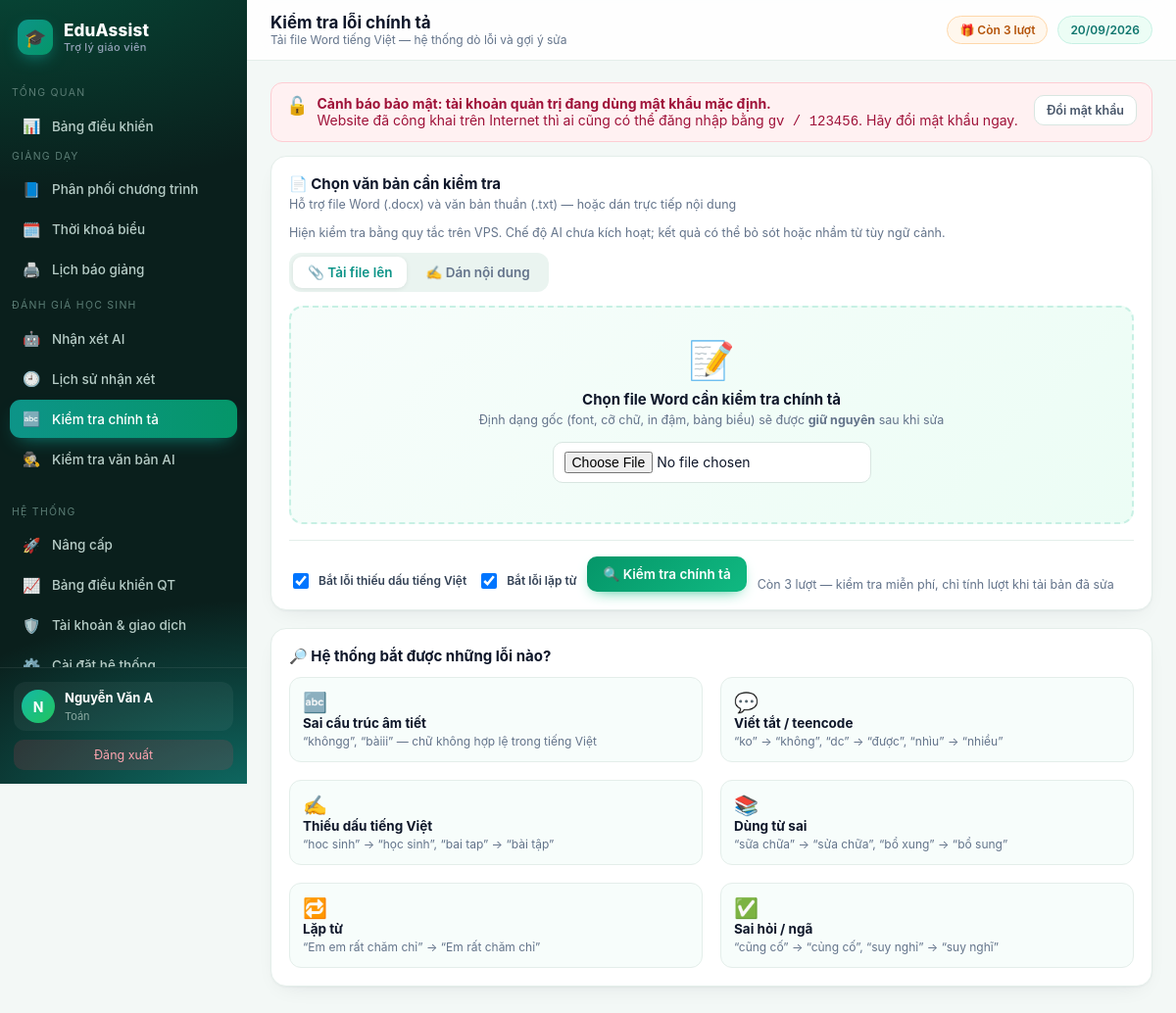
Screenshot of /chinh-ta (signed in) with the database file from the repository.
### tables this page shows
CREATE TABLE teacher(
  id INTEGER PRIMARY KEY AUTOINCREMENT,
  username TEXT UNIQUE NOT NULL,
  password TEXT NOT NULL,
  fullname TEXT,
  school TEXT,
  subject TEXT,
  role TEXT DEFAULT 'teacher',
  email TEXT,
  phone TEXT,                      -- so dien thoai nhan tin nhan ma kich hoat
  google_sub TEXT,
  avatar TEXT,
  used INTEGER DEFAULT 0,          -- so luot da dung
  bought INTEGER DEFAULT 0,        -- so luot mua them (goi le 10k)
  expires TEXT,                    -- han su dung goi tra phi (ISO date)
  created TEXT
);

### app/core.py (the view, shortened to what this page needs)
@bp.route("/chinh-ta", methods=["GET", "POST"])
@login_required
def chinh_ta():
    db, u = get_db(), current_user()
    return render_template("chinhta.html", issues=None, KIND=CT.KIND_LABEL)

### app/auth.py (called while the page is built, shortened)
def _chuan_hoa_base(gia_tri):
    gia_tri = (gia_tri or '').strip().rstrip('/')
    if not gia_tri:
        return ''
    try:
        u = urlsplit(gia_tri)
        if u.scheme != 'https' or not u.hostname or u.username or u.password:
            return ''
        if u.query or u.fragment or u.path:
            return ''
        if '.' not in u.hostname:
            return ''
    except ValueError:
        return ''
    return 'https://' + ten

def base_tu_request():
    try:
        if request.scheme != 'https':
            return ''
        return _chuan_hoa_base('https://' + request.host)
    except Exception:
        return ''

def danh_sach_base():
    ra = []
    for phan in (CFG.get('PUBLIC_BASE_URL', '') or '').split(','):
        b = _chuan_hoa_base(phan)
        if b and b not in ra:
            ra.append(b)
    return ra

def google_base_url():
    ds = danh_sach_base()
    hien_tai = base_tu_request()
    if hien_tai and (hien_tai in ds or not ds):
        return hien_tai
    return ds[0] if ds else ''

def google_callback_url():
    base = google_base_url()
    return base + '/login/google/callback' if base else ''

def google_bat():
    return bool(CFG.get('GOOGLE_CLIENT_ID') and CFG.get('GOOGLE_CLIENT_SECRET') and google_callback_url())

def login_required(f):
    @wraps(f)
    def w(*a, **k):
        if not current_user():
            session.clear()
            return redirect(url_for('auth.login', next=request.path))
        return f(*a, **k)
    return w

def current_user():
    if session.get('uid'):
        return get_db().execute('SELECT * FROM teacher WHERE id=?', (session['uid'],)).fetchone()

### app/core.py (called while the page is built)
@bp.app_context_processor
def inject():
    u = current_user()
    return {"user": u, "THU_NAME": THU_NAME, "PROVIDERS": AI.PROVIDERS,
            "timedelta": datetime.timedelta,
            "now": datetime.date.today(), "BL": BL,
            "is_pro": BL.is_pro(u), "remaining": BL.remaining(u),
            "days_left": BL.days_left(u), "FREE_QUOTA": BL.FREE_QUOTA,
            "CFG": CFG, "google_enabled": google_bat(), "google_callback_url": google_callback_url(),
            "SITE_NAME": CFG.get("SITE_NAME", "EduAssist"),
            "SITE_TAGLINE": CFG.get("SITE_TAGLINE", "Trợ lý giáo viên"),
            "SITE_LOGO": CFG.get("SITE_LOGO", "🎓"),
            "so_viec_admin": _viec_admin(u),
            "canh_bao_mk": _mk_mac_dinh(u)}

### app/modules/config.py (called while the page is built, shortened)
def _lam_moi():
    if time.time() - _lan_nap < TTL:
        return

### app/templates/chinhta.html (shortened to what this page needs)
{% extends 'base.html' %}
{% block head %}Kiểm tra lỗi chính tả{% endblock %}
{% block crumb %}Tải file Word tiếng Việt — hệ thống dò lỗi và gợi ý sửa{% endblock %}
{% block body %}
{% if issues is none %}
<div class="card">
 <h3>📄 Chọn văn bản cần kiểm tra</h3>
 <p class="sub">Hỗ trợ file Word (.docx) và văn bản thuần (.txt) — hoặc dán trực tiếp nội dung</p>
 <p class="muted">Hiện kiểm tra bằng quy tắc trên VPS. Chế độ AI chưa kích hoạt; kết quả có thể bỏ sót hoặc nhầm từ tùy ngữ cảnh.</p>
 <form method="post" enctype="multipart/form-data">
  <div class="tabs">
   <button type="button" class="on" onclick="tab(0,this)">📎 Tải file lên</button>
   <button type="button" onclick="tab(1,this)">✍️ Dán nội dung</button>
  </div>
  <div id="t0">
   <div style="border:2px dashed #c7f0e4;background:linear-gradient(135deg,#f7fdfb,#ecfdf5);border-radius:14px;
    padding:30px;text-align:center">
    <div style="font-size:38px">📝</div>
    <div style="font-weight:700;margin:8px 0 4px;font-size:15px">Chọn file Word cần kiểm tra chính tả</div>
    <p class="muted" style="margin:0 0 15px">Định dạng gốc (font, cỡ chữ, in đậm, bảng biểu) sẽ được <b>giữ nguyên</b> sau khi sửa</p>
    <input type="file" name="file" accept=".docx,.txt"
     onchange="document.getElementById('fn').textContent=this.files[0]?.name||''">
   </div>
  </div>
  <hr class="s">
  <div class="row">
   <label class="f" style="flex-direction:row;align-items:center;gap:7px;color:#334155">
    <input type="checkbox" name="mat_dau" checked style="width:16px;height:16px"> Bắt lỗi thiếu dấu tiếng Việt</label>
   <label class="f" style="flex-direction:row;align-items:center;gap:7px;color:#334155">
    <input type="checkbox" name="lap_tu" checked style="width:16px;height:16px"> Bắt lỗi lặp từ</label>
   <button class="ok">🔍 Kiểm tra chính tả</button>
   <span class="muted">{{ '👑 Không giới hạn' if is_pro else 'Còn ' ~ remaining ~ ' lượt — kiểm tra miễn phí, chỉ tính lượt khi tải bản đã sửa' }}</span>
  </div>
 </form>
</div>
<div class="card">
 <h3>🔎 Hệ thống bắt được những lỗi nào?</h3>
 <div class="g3" style="margin-top:12px">
  {% for ic,t,d in [('🔤','Sai cấu trúc âm tiết','“khôngg”, “bàiii” — chữ không hợp lệ trong tiếng Việt'),
                     ('💬','Viết tắt / teencode','“ko” → “không”, “dc” → “được”, “nhìu” → “nhiều”'),
                     ('✍️','Thiếu dấu tiếng Việt','“hoc sinh” → “học sinh”, “bai tap” → “bài tập”'),
                     ('📚','Dùng từ sai','“sữa chữa” → “sửa chữa”, “bổ xung” → “bổ sung”'),
                     ('🔁','Lặp từ','“Em em rất chăm chỉ” → “Em rất chăm chỉ”'),
                     ('✅','Sai hỏi / ngã','“cũng cố” → “củng cố”, “suy nghỉ” → “suy nghĩ”')] %}
  <div style="border:1px solid var(--line);border-radius:12px;padding:13px;background:#f7fdfb">
   <div style="font-size:20px">{{ic}}</div><b style="font-size:13.5px">{{t}}</b>
   <div class="muted" style="font-size:12px;margin-top:3px">{{d}}</div></div>
  {% endfor %}
 </div>
</div>
{% endif %}
{% endblock %}

### app/templates/base.html (shortened to what this page needs)
<!doctype html>
<html lang="vi"><head>
</head><body>
{% if user %}
<div class="shell">
<aside id="sb">
  <div class="brand"><span class="mk">{{SITE_LOGO}}</span><span>{{SITE_NAME}}<small>{{SITE_TAGLINE}}</small></span></div>
  {% set ep = request.endpoint %}
  <div class="navgrp">Tổng quan</div>
  <nav>
    <a href="{{url_for('core.dashboard')}}" class="{{'on' if ep=='core.dashboard'}}"><i>📊</i>Bảng điều khiển</a>
  </nav>
  <div class="navgrp">Giảng dạy</div>
  <nav>
    <a href="{{url_for('core.ppct')}}" class="{{'on' if ep=='core.ppct'}}"><i>📘</i>Phân phối chương trình</a>
    <a href="{{url_for('core.tkb')}}" class="{{'on' if ep=='core.tkb'}}"><i>🗓️</i>Thời khoá biểu</a>
    <a href="{{url_for('core.bao_giang')}}" class="{{'on' if ep=='core.bao_giang'}}"><i>🖨️</i>Lịch báo giảng</a>
  </nav>
  <div class="navgrp">Đánh giá học sinh</div>
  <nav>
    <a href="{{url_for('core.nhan_xet')}}" class="{{'on' if ep=='core.nhan_xet'}}"><i>🤖</i>Nhận xét AI</a>
    <a href="{{url_for('core.lich_su')}}" class="{{'on' if ep=='core.lich_su'}}"><i>🕘</i>Lịch sử nhận xét</a>
    <a href="{{url_for('core.chinh_ta')}}" class="{{'on' if ep=='core.chinh_ta'}}"><i>🔤</i>Kiểm tra chính tả</a>
    {% for m in (PLUGIN_MENUS or []) %}<a href="{{url_for(m.endpoint)}}" class="{{'on' if ep==m.endpoint}}"><i>{{m.icon}}</i>{{m.label}}</a>{% endfor %}
  </nav>
  <div class="navgrp">Hệ thống</div>
  <nav>
    <a href="{{url_for('core.nang_cap')}}" class="{{'on' if ep=='core.nang_cap'}}"><i>{{ '👑' if is_pro else '🚀' }}</i>{{ 'Gói của tôi' if is_pro else 'Nâng cấp' }}</a>
    {% if user['role']=='admin' %}
    <a href="{{url_for('core.qt_dashboard')}}" class="{{'on' if ep=='core.qt_dashboard'}}"><i>📈</i>Bảng điều khiển QT
      </a>
    <a href="{{url_for('core.quan_tri')}}" class="{{'on' if ep=='core.quan_tri'}}"><i>🛡️</i>Tài khoản &amp; giao dịch</a>
    <a href="{{url_for('core.qt_caidat')}}" class="{{'on' if ep=='core.qt_caidat'}}"><i>⚙️</i>Cài đặt hệ thống</a>
    {% endif %}
  </nav>
  <div class="side-foot">
    <div class="me">{% if user['avatar'] %}<img class="av" src="{{user['avatar']}}" alt="" style="object-fit:cover">
      {% else %}<div class="av">{{ (user['fullname'] or user['username'])[0]|upper }}</div>{% endif %}
      <div><b>{{user['fullname'] or user['username']}}</b><span>{{user['subject'] or 'Giáo viên'}}</span></div></div>
    <a class="logout" href="{{url_for('auth.logout')}}">Đăng xuất</a>
  </div>
</aside>
<main>
  <div class="topbar">
    <div><h1>{% block head %}Bảng điều khiển{% endblock %}</h1>
    <div class="crumb">{% block crumb %}{% endblock %}</div></div>
    <div class="sp">
      {% if is_pro %}
        <a href="{{url_for('core.nang_cap')}}" class="pill" style="background:linear-gradient(135deg,#0d9488,#059669);
          color:#fff;border:0">👑 Không giới hạn · còn {{days_left}} ngày</a>
      {% else %}
        <a href="{{url_for('core.nang_cap')}}" class="pill" style="background:{{'#fff1f2' if remaining==0 else '#fff7ed'}};
          color:{{'#be123c' if remaining==0 else '#b45309'}};border:1px solid {{'#fecdd3' if remaining==0 else '#fed7aa'}}">
          {{ '🔒 Hết lượt — Nâng cấp' if remaining==0 else '🎁 Còn ' ~ remaining ~ ' lượt' }}</a>
      {% endif %}
      <span class="pill">{{ now.strftime('%d/%m/%Y') }}</span></div>
  </div>
  <div class="wrap">
  {% if canh_bao_mk %}
  <div class="flash err" style="align-items:flex-start">
   <span style="font-size:18px">🔓</span>
   <div style="flex:1;font-weight:400"><b>Cảnh báo bảo mật: tài khoản quản trị đang dùng mật khẩu mặc định.</b><br>
    Website đã công khai trên Internet thì ai cũng có thể đăng nhập bằng <code>gv / 123456</code>.
    Hãy đổi mật khẩu ngay.</div>
   <a class="btn sec sm" href="{{url_for('core.cai_dat')}}#doimk">Đổi mật khẩu</a>
  </div>
  {% endif %}
  {% block body %}{% endblock %}
  </div>
</main>
</div>
{% else %}{% block body_anon %}{% endblock %}{% endif %}
</body></html>

### rows the page displays
teacher: fullname "N", fullname "Nguyễn Văn A", subject "Toán"

### other values shown
{{ SITE_LOGO }} "🎓"
{{ SITE_NAME }} "EduAssist"
{{ SITE_TAGLINE }} "Trợ lý giáo viên"
{{ m.icon }} "🕵️"
{{ m.label }} "Kiểm tra văn bản AI"
{{ '👑' if is_pro else '🚀' }} "🚀"
{{ 'Gói của tôi' if is_pro else 'Nâng cấp' }} "Nâng cấp"
{{ ic }} "🔤" "💬" "✍️" "📚" "🔁" "✅"
{{ t }} "Sai cấu trúc âm tiết" "Viết tắt / teencode" "Thiếu dấu tiếng Việt" "Dùng từ sai" "Lặp từ" "Sai hỏi / ngã"
{{ d }} "“khôngg”, “bàiii” — chữ không hợp lệ trong tiếng Việt" "“ko” → “không”, “dc” → “được”, “nhìu” → “nhiều”" "“hoc sinh” → “học sinh”, “bai tap” → “bài tập”" "“sữa chữa” → “sửa chữa”, “bổ xung” → “bổ sung”" "“Em em rất chăm chỉ” → “Em rất chăm chỉ”" "“cũng cố” → “củng cố”, “suy nghỉ” → “suy nghĩ”"
